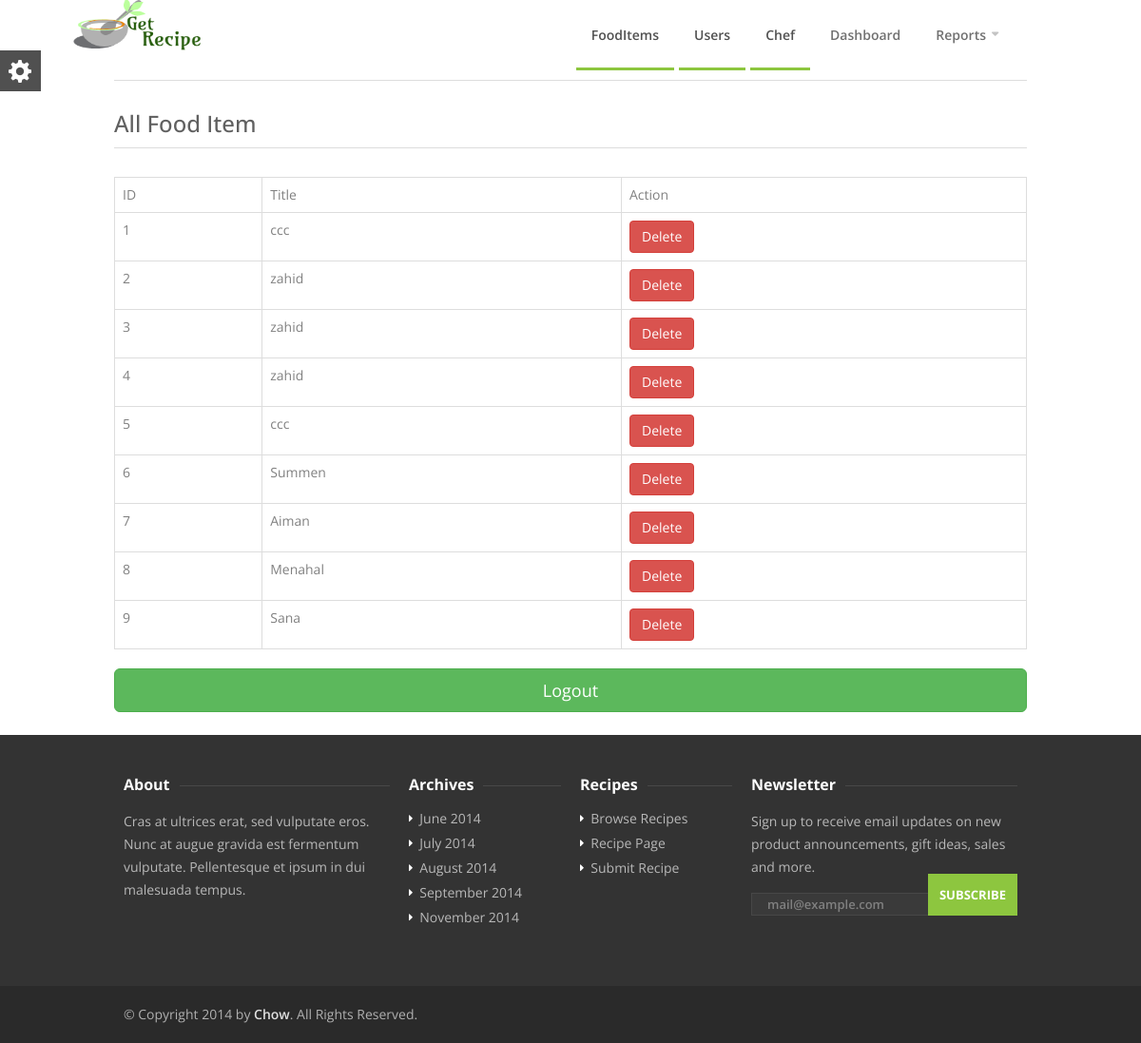
Page /admin/user.php (signed in) on the committed database.
### tables this page shows
CREATE TABLE IF NOT EXISTS `user` (
  `userID` int(11) NOT NULL AUTO_INCREMENT,
  `Email` varchar(255) NOT NULL,
  `PhoneNo` varchar(255) NOT NULL,
  `Fname` varchar(255) NOT NULL,
  `Lname` varchar(255) NOT NULL,
  `Password` varchar(255) NOT NULL,
  `RoleID` int(11) NOT NULL,
  PRIMARY KEY (`userID`)
);

### admin/user.php (the view, shortened to what this page needs)
<?php
	require 'db.php';
	$sql = 'SELECT * FROM user WHERE RoleID = 2';
	$statement = $connection -> prepare($sql);
	$statement->execute();
	$re = $statement->fetchAll(PDO::FETCH_OBJ);
	$idd = 1;
?>
<?php require 'header.php'; ?>
<div class="container">
<hr>
	<div class="card mt-5">
		<div class="card-header">
			<h2>All Food Item</h2>
		</div>
		<hr>
		<div class="card-body">
			<table class="table table-bordered">
				<tr>
					<th>ID</th>
					<th colspan="3">Title</th>
					<th>Action</th>
				</tr>
				<?php foreach($re as $r): ?>
				<tr>
					<td><?= $idd++?></td>
					<td colspan="3"><?= $r->Fname; ?></td>
					<td>
					<a onclick="return confirm('Are you sure to delete this user?')"  href="delete.php?userID=<?= $r->userID?>" style="position: center;" class = "btn btn-danger">Delete</a>
					</td>
				</tr>
			<?php endforeach; ?>
			</table>
			<button name="logout" class="btn btn-lg btn-success btn-block" ><a style="text-decoration: none; color: white" href="logout.php" >Logout</a>
			<br></button>
		</div>
		<br>
	</div>
</div>
<?php require 'footer.php'; ?>

### admin/css/base.css (style rules this page uses)
html,body,div,span,applet,object,iframe,h1,h2,h3,h4,h5,h6,p,blockquote,pre,a,abbr,acronym,address,big,cite,code,del,dfn,em,img,ins,kbd,q,s,samp,small,strike,strong,sub,sup,tt,var,b,u,i,center,dl,dt,dd,ol,ul,li,fieldset,form,label,legend,table,caption,tbody,tfoot,thead,tr,th,td,article,aside,canvas,details,embed,figure,figcaption,footer,header,hgroup,menu,nav,output,ruby,section,summary,time,mark,audio,video { margin:0;padding:0;border:0;font-size:100%;font:inherit;vertical-align:baseline }
body { line-height:1 }
table { border-collapse:collapse;border-spacing:0 }
body { background:#fff;font-size:14px;line-height:24px;color:gray;-webkit-font-smoothing:antialiased;-webkit-text-size-adjust:100%;overflow-x:hidden }
body,h1,h2,h3,h4,h5,h6,input[type=button],input[type=submit],input[type=text],input[type=password],input[type=email],textarea,select,button { font-family:open sans,helveticaneue,helvetica neue,Helvetica,Arial,sans-serif }
h1,h2,h3,h4,h5,h6 { color:#606060;font-weight:500 }
h2 { font-size:24px;line-height:30px }
hr { border:solid #ddd;border-width:1px 0 0;clear:both;margin:10px 0 30px;height:0 }
a,a:visited { color:#8dc63f;text-decoration:none;outline:0;-webkit-transition:color .2s ease-in-out;-moz-transition:color .2s ease-in-out;-o-transition:color .2s ease-in-out;-transition:color .2s ease-in-out }

### admin/css/responsive.css (style rules this page uses)
@media only screen and (min-width:960px) and (max-width:1389px) { .container { position:relative;width:960px;margin:0 auto;padding:0 } }
.container:after { content:"\0020";display:block;height:0;clear:both;visibility:hidden }

### rows in the picture
user: Fname "ccc"
user: Fname "zahid"
user: Fname "zahid"
user: Fname "zahid"
user: Fname "ccc"
user: Fname "Summen"
user: Fname "Aiman"
user: Fname "Menahal"
user: Fname "Sana"
